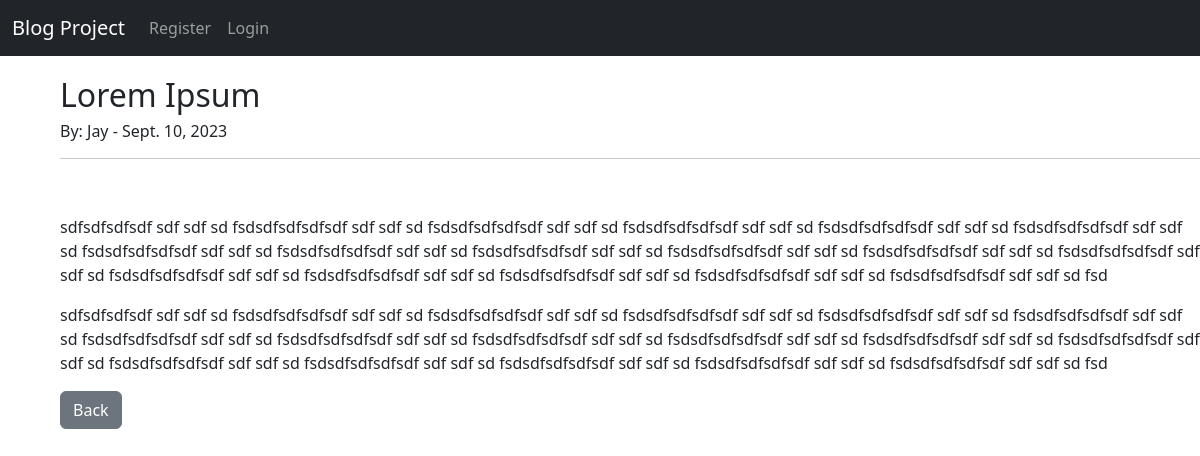
Screenshot of /article/8 with the database file from the repository.
### blogApp/models.py (models this page shows, shortened)
class Post(models.Model):
    title = models.CharField(max_length=200)
    title_tag = models.CharField(default="New Post", max_length=200)
    author = models.ForeignKey(User, on_delete=models.CASCADE)
    body = models.TextField()
    date = models.DateField(auto_now_add=True)
    category = models.CharField(max_length=200, default="uncategorized")

### blogApp/views.py (the view)
# urls.py: path("article/<int:pk>", ArticleDetailView.as_view(), name="article-detail"),
class ArticleDetailView(DetailView):
    model = Post
    template_name = "blogApp/details.html"

### templates/blogApp/details.html (shortened to what this page needs)
{% extends 'blogApp/../base.html' %}
    {% block content %}
        <h2>{{ post.title }}</h2>
        <h6>By: {{ post.author }} - {{ post.date }}</h6>
        <hr>
        <br>
        <p>{{ post.body|safe }}</p>
        <a href="/" type="button" class="btn btn-secondary">Back</a>
    {% endblock %}

### rows the page displays
Post: title "Lorem Ipsum", author "Jay", date "Sept. 10, 2023", body "sdfsdfsdfsdf sdf sdf sd fsdsdfsdfsdfsdf sdf sdf sd fsdsdfsdfsdfsdf sdf sdf sd fsdsdfsdfsdfsdf sdf sdf sd fsdsdfsdfsdfsdf sdf sdf sd fsdsdfsdfsdfsdf sdf sdf sd fsdsdfsdfsdfsdf sdf sdf sd fsdsdfsdfsdfsdf sdf sdf sd fsdsdfsdfsdfsdf sdf sdf sd fsdsdfsdfsdfsdf sdf sdf sd fsdsdfsdfsdfsdf sdf sdf sd fsdsdfsdfsdfsdf sdf sdf sd fsdsdfsdfsdfsdf sdf sdf sd fsdsdfsdfsdfsdf sdf sdf sd fsdsdfsdfsdfsdf sdf sdf sd fsdsdfsdfsdfsdf sdf sdf sd fsdsdfsdfsdfsdf sdf sdf sd fsd sdfsdfsdfsdf sdf sdf sd fsdsdfsdfsdfsdf sdf sdf sd fsdsdfsdfsdfsdf sdf sdf sd fsdsdfsdfsdfsdf sdf sdf sd fsdsdfsdfsdfsdf sdf sdf sd fsdsdfsdfsdfsdf sdf sdf sd fsdsdfsdfsdfsdf sdf sdf sd fsdsdfsdfsdfsdf sdf sdf sd fsdsdfsdfsdfsdf sdf sdf sd…"
